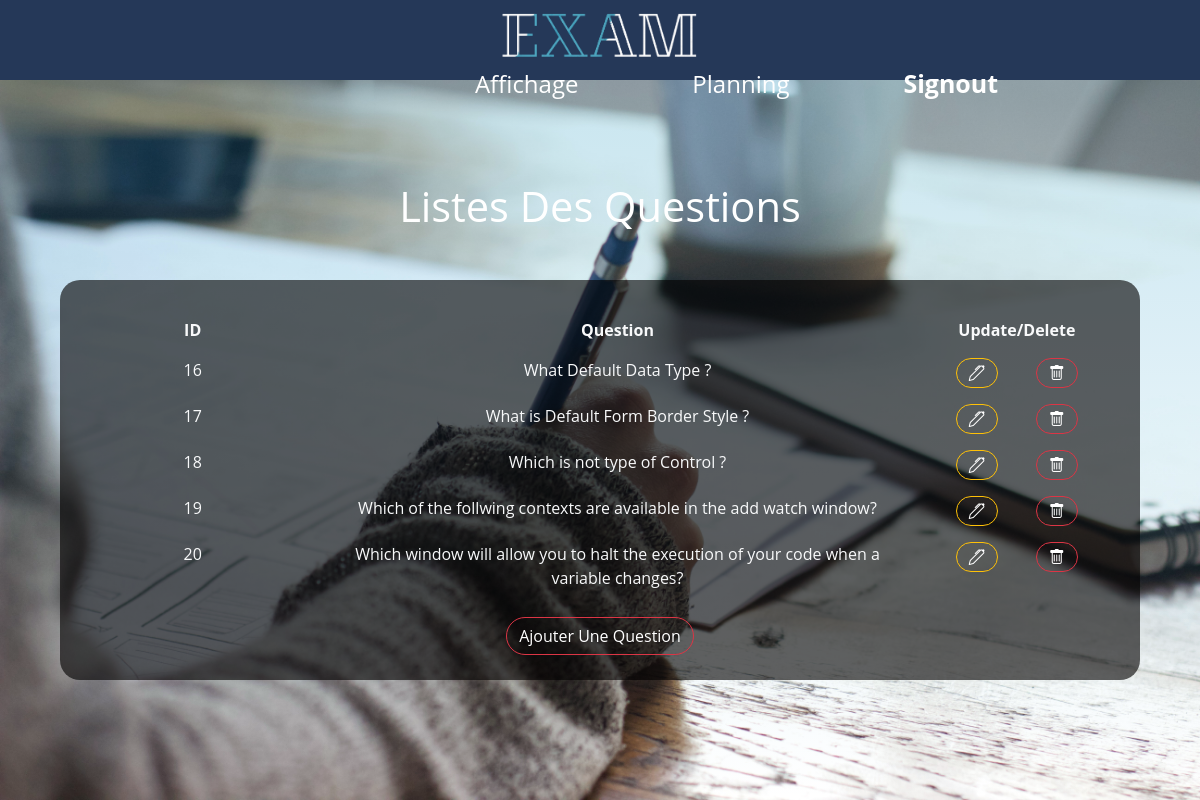
The app's page /Ens/questionview.php (signed in) with its own data.
### tables this page shows
CREATE TABLE IF NOT EXISTS `mst_question` (
  `que_id` int(5) NOT NULL AUTO_INCREMENT,
  `test_id` int(5) NOT NULL,
  `que_desc` varchar(150) DEFAULT NULL,
  `ans1` varchar(75) DEFAULT NULL,
  `ans2` varchar(75) DEFAULT NULL,
  `ans3` varchar(75) DEFAULT NULL,
  `ans4` varchar(75) DEFAULT NULL,
  `true_ans` int(1) DEFAULT NULL,
  PRIMARY KEY (`que_id`,`test_id`),
  KEY `test_id` (`test_id`)
);

### Ens/questionview.php (the view, shortened to what this page needs)
<!DOCTYPE HTML PUBLIC "-//W3C//DTD HTML 4.01 Transitional//EN" "http://www.w3.org/TR/html4/loose.dtd">
<html>
<head>
    <link href="../passer.css" rel="stylesheet" type="text/css">
    <link href="./css/viewsub.css" rel="stylesheet" type="text/css">
    <link href="https://cdn.jsdelivr.net/npm/bootstrap@5.0.1/dist/css/bootstrap.min.css" rel="stylesheet">
    <link rel="stylesheet" href="https://cdn.jsdelivr.net/npm/bootstrap-icons@1.5.0/font/bootstrap-icons.css">
</head>
<body>
<?php
include("header.php");
include("../database.php");
    $sql=mysqli_query($con,"select * from mst_question");
    echo " <div class='main'>";
    echo " <h1 >Listes Des Questions</h1>";
    echo " <div class='down'>";
    echo " <div class='tab'>";
    echo "<table class='table table-borderless table-hover'>";
    echo "<thead >
<tr>
	<th width='25%' class='text-light'>ID</th>
	<th  width='55%' class='text-light'>Question</th>
	<th width='20%' class='text-light'>Update/Delete</th>
</tr>
          </thead>";
    while($result=mysqli_fetch_assoc($sql))
    {
        $id=$result['que_id'];
        echo "<tr>";
        echo "<td class='text-light'>".$result['que_id']."</td>";
        echo "<td class='text-light'>".$result['que_desc']."</td>";
        echo "<td style='display: flex;justify-content: space-evenly;'><a href='queupdate.php?que_id=$id' role='button' class='cik btn btn-outline-warning' ><i class='bi bi-pen'></i></a>
<a href='quedelete.php?que_id=$id' role='button' class='cik fu btn btn-outline-danger' ><i class='bi bi-trash'></i></a></td>
<td>";
        echo "</tr>";
    }
    echo "</table>";
    echo"</div>";
    echo"<div class='ajouter'>
<a role='button' class='add cik btn btn-outline-danger'  href=\"questionadd.php\">Ajouter Une Question</a>
</div>";
    echo"</div>";
    echo"</div>";
?>
</body>
</html>

### passer.css (style rules this page uses)
* { margin:0; padding: 0; box-sizing: border-box; font-family: 'Open Sans', sans-serif ; }
a { color :#fff !important; text-decoration: none !important; }
h1 { font-size: 2.6rem; margin-bottom: 5%; }
.main { min-height:100vh; background: linear-gradient(rgba(0,0,0,0.4),transparent),url("./image/addSub.jpg"); background-size: cover; color:#ffffff; display: flex; flex-direction: column; justify-content: center; align-items: center; align-content: center; }

### Ens/css/viewsub.css (style rules this page uses)
* { margin:0; padding: 0; box-sizing: border-box; font-family: 'Open Sans', sans-serif ; }
a { color :#fff !important; text-decoration: none !important; }
.main { display: flex; justify-content: center; width:100%; height: 100vh; background: linear-gradient(rgba(10, 140, 192, 0.247),transparent),url("../img/addSub.jpg"); background-size: cover; background-repeat: no-repeat; flex-direction: column; align-items: center; text-align: center; }
.down { background-color:rgba(2, 0, 0, 0.616); width: 90%; height: 400px; border-radius: 20px; margin-top: 160px; display: flex; justify-content: space-around; flex-direction: column; position: absolute; }
.tab { background-color: transparent; border-radius: 25px; height: 350px; margin-top: 30px; position: relative; overflow: auto ; }
.cik { border-radius: 40px !important; }
.ajouter { margin-top: 25px; margin-bottom:25px ; }
h1 { position:absolute; bottom: 70%; }

### Ens/css/header.css (style rules this page uses)
a { color :#fff; text-decoration: none; }
h1 { font-size: 2.6rem; }

### records on screen
mst_question: que "16", que_desc "What Default Data Type ?"
mst_question: que "17", que_desc "What is Default Form Border Style ?"
mst_question: que "18", que_desc "Which is not type of Control ?"
mst_question: que "19", que_desc "Which of the follwing contexts are available in the add watch window?"
mst_question: que "20", que_desc "Which window will allow you to halt the execution of your code when a variable changes?"
